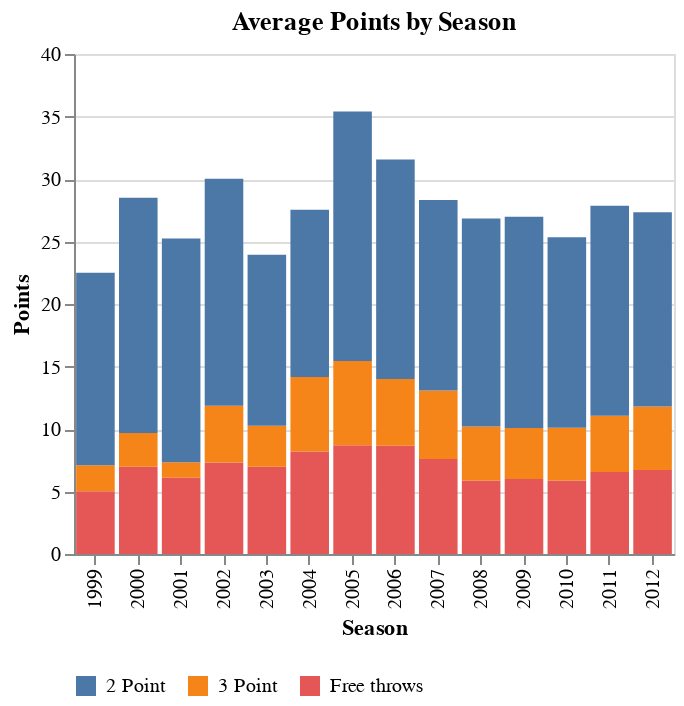

Source (notebook cell):
### Code cell
alt.Chart(df_chart_1[(df_chart_1['Player'] == 'Kobe Bryant') & (df_chart_1['Stage'] == 'Regular_Season')]).mark_bar().encode(
        y = alt.Y('sum(Points_per_game)', title = 'Points'),
        x = alt.X('Season:O'), 
        color = alt.Color('Points_type', legend = alt.Legend(orient = 'bottom', title = "")),
        tooltip=['Player', 'Stage', 'Season', 'Points_type', 'Points_per_game']
        ).properties(title='Average Points by Season', width=300, height = 250)

### Figure 1 — Vega-Lite specification as saved in the notebook (floating-point values rounded to 4 significant figures)
{"config": {"view": {"continuousWidth": 400, "continuousHeight": 300}}, "data": {"name": "data-88354e4c97597b412917985e90a9ff87"}, "mark": "bar", "encoding": {"color": {"type": "nominal", "field": "Points_type", "legend": {"orient": "bottom", "title": ""}}, "tooltip": [{"type": "nominal", "field": "Player"}, {"type": "nominal", "field": "Stage"}, {"type": "quantitative", "field": "Season"}, {"type": "nominal", "field": "Points_type"}, {"type": "quantitative", "field": "Points_per_game"}], "x": {"type": "ordinal", "field": "Season"}, "y": {"type": "quantitative", "aggregate": "sum", "field": "Points_per_game", "title": "Points"}}, "height": 250, "title": "Average Points by Season", "width": 300, "$schema": "https://vega.github.io/schema/vega-lite/v4.8.1.json", "datasets": {"data-88354e4c97597b412917985e90a9ff87": [{"Player": "Kobe Bryant", "Season": 1999, "Stage": "Regular_Season", "Points_type": "Free throws", "Points_per_game": 5.02}, {"Player": "Kobe Bryant", "Season": 2000, "Stage": "Regular_Season", "Points_type": "Free throws", "Points_per_game": 6.99}, {"Player": "Kobe Bryant", "Season": 2001, "Stage": "Regular_Season", "Points_type": "Free throws", "Points_per_game": 6.1}, {"Player": "Kobe Bryant", "Season": 2002, "Stage": "Regular_Season", "Points_type": "Free throws", "Points_per_game": 7.33}, {"Player": "Kobe Bryant", "Season": 2003, "Stage": "Regular_Season", "Points_type": "Free throws", "Points_per_game": 6.98}, {"Player": "Kobe Bryant", "Season": 2004, "Stage": "Regular_Season", "Points_type": "Free throws", "Points_per_game": 8.21}, {"Player": "Kobe Bryant", "Season": 2005, "Stage": "Regular_Season", "Points_type": "Free throws", "Points_per_game": 8.7}, {"Player": "Kobe Bryant", "Season": 2006, "Stage": "Regular_Season", "Points_type": "Free throws", "Points_per_game": 8.66}, {"Player": "Kobe Bryant", "Season": 2007, "Stage": "Regular_Season", "Points_type": "Free throws", "Points_per_game": 7.6}, {"Player": "Kobe Bryant", "Season": 2008, "Stage": "Regular_Season", "Points_type": "Free throws", "Points_per_game": 5.89}, {"Player": "Kobe Bryant", "Season": 2009, "Stage": "Regular_Season", "Points_type": "Free throws", "Points_per_game": 6.01}, {"Player": "Kobe Bryant", "Season": 2010, "Stage": "Regular_Season", "Points_type": "Free throws", "Points_per_game": 5.89}, {"Player": "Kobe Bryant", "Season": 2011, "Stage": "Regular_Season", "Points_type": "Free throws", "Points_per_game": 6.57}, {"Player": "Kobe Bryant", "Season": 2012, "Stage": "Regular_Season", "Points_type": "Free throws", "Points_per_game": 6.73}, {"Player": "Kobe Bryant", "Season": 1999, "Stage": "Regular_Season", "Points_type": "3 Point", "Points_per_game": 2.09}, {"Player": "Kobe Bryant", "Season": 2000, "Stage": "Regular_Season", "Points_type": "3 Point", "Points_per_game": 2.69}, {"Player": "Kobe Bryant", "Season": 2001, "Stage": "Regular_Season", "Points_type": "3 Point", "Points_per_game": 1.24}, {"Player": "Kobe Bryant", "Season": 2002, "Stage": "Regular_Season", "Points_type": "3 Point", "Points_per_game": 4.54}, {"Player": "Kobe Bryant", "Season": 2003, "Stage": "Regular_Season", "Points_type": "3 Point", "Points_per_game": 3.28}, {"Player": "Kobe Bryant", "Season": 2004, "Stage": "Regular_Season", "Points_type": "3 Point", "Points_per_game": 5.95}, {"Player": "Kobe Bryant", "Season": 2005, "Stage": "Regular_Season", "Points_type": "3 Point", "Points_per_game": 6.75}, {"Player": "Kobe Bryant", "Season": 2006, "Stage": "Regular_Season", "Points_type": "3 Point", "Points_per_game": 5.34}, {"Player": "Kobe Bryant", "Season": 2007, "Stage": "Regular_Season", "Points_type": "3 Point", "Points_per_game": 5.49}, {"Player": "Kobe Bryant", "Season": 2008, "Stage": "Regular_Season", "Points_type": "3 Point", "Points_per_game": 4.32}, {"Player": "Kobe Bryant", "Season": 2009, "Stage": "Regular_Season", "Points_type": "3 Point", "Points_per_game": 4.07}, {"Player": "Kobe Bryant", "Season": 2010, "Stage": "Regular_Season", "Points_type": "3 Point", "Points_per_game": 4.21}, {"Player": "Kobe Bryant", "Season": 2011, "Stage": "Regular_Season", "Points_type": "3 Point", "Points_per_game": 4.5}, {"Player": "Kobe Bryant", "Season": 2012, "Stage": "Regular_Season", "Points_type": "3 Point", "Points_per_game": 5.08}, {"Player": "Kobe Bryant", "Season": 1999, "Stage": "Regular_Season", "Points_type": "2 Point", "Points_per_game": 15.39}, {"Player": "Kobe Bryant", "Season": 2000, "Stage": "Regular_Season", "Points_type": "2 Point", "Points_per_game": 18.82}, {"Player": "Kobe Bryant", "Season": 2001, "Stage": "Regular_Season", "Points_type": "2 Point", "Points_per_game": 17.9}, {"Player": "Kobe Bryant", "Season": 2002, "Stage": "Regular_Season", "Points_type": "2 Point", "Points_per_game": 18.15}, {"Player": "Kobe Bryant", "Season": 2003, "Stage": "Regular_Season", "Points_type": "2 Point", "Points_per_game": 13.69}, {"Player": "Kobe Bryant", "Season": 2004, "Stage": "Regular_Season", "Points_type": "2 Point", "Points_per_game": 13.39}, {"Player": "Kobe Bryant", "Season": 2005, "Stage": "Regular_Season", "Points_type": "2 Point", "Points_per_game": 19.95}, {"Player": "Kobe Bryant", "Season": 2006, "Stage": "Regular_Season", "Points_type": "2 Point", "Points_per_game": 17.56}, {"Player": "Kobe Bryant", "Season": 2007, "Stage": "Regular_Season", "Points_type": "2 Point", "Points_per_game": 15.24}, {"Player": "Kobe Bryant", "Season": 2008, "Stage": "Regular_Season", "Points_type": "2 Point", "Points_per_game": 16.63}, {"Player": "Kobe Bryant", "Season": 2009, "Stage": "Regular_Season", "Points_type": "2 Point", "Points_per_game": 16.9}, {"Player": "Kobe Bryant", "Season": 2010, "Stage": "Regular_Season", "Points_type": "2 Point", "Points_per_game": 15.24}, {"Player": "Kobe Bryant", "Season": 2011, "Stage": "Regular_Season", "Points_type": "2 Point", "Points_per_game": 16.79}, {"Player": "Kobe Bryant", "Season": 2012, "Stage": "Regular_Season", "Points_type": "2 Point", "Points_per_game": 15.54}]}}
